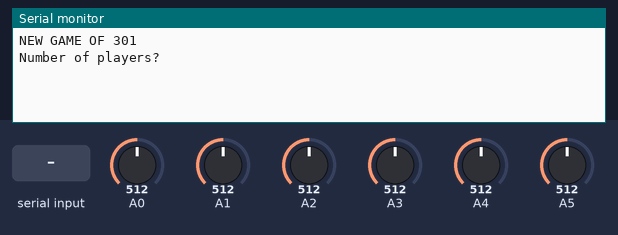
Recording of a program running on a simulated Arduino Uno, built with avr-gcc and run on an emulated ATmega328P. Parts: the last lines printed to the serial monitor. The inputs (shaded band) are chosen by the test bench; at power-on: A5 = 512, A0 = 512, A1 = 512, A2 = 512, A3 = 512, A4 = 512.

Above: at 0.9 s.
1.0 s: "90,45\n" received over Serial
At 2.0 s:
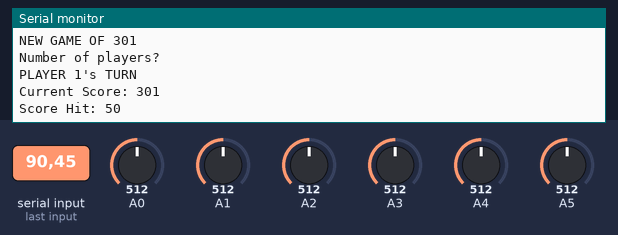
2.5 s: A5 set to 716
At 3.7 s:
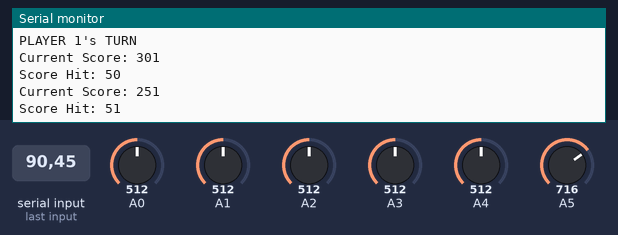
4.0 s: A5 set to 992
At 5.0 s:
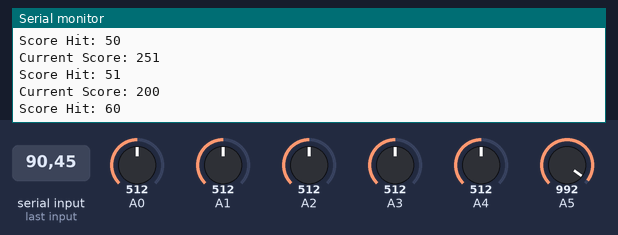
Timing chart, 0 to 7.0 s (numbered marks = the images above; inputs shaded):
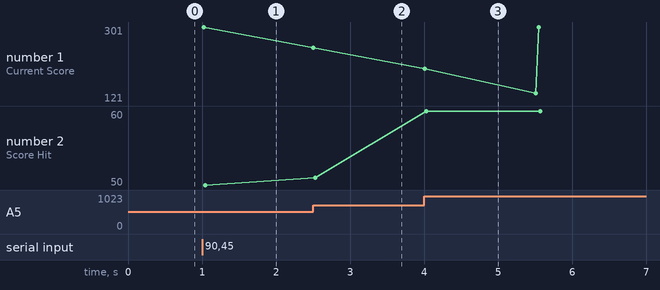

Measured:
- after the input at 1.0 s, the serial monitor: prints a new line at once (image 1)
- after the input at 2.5 s, the serial monitor: prints a new line at once (image 2)
- after the input at 4.0 s, the serial monitor: prints a new line at once (image 3)
- plotted number 2: 50 → 51 after the input at 2.5 s, 51 → 60 after the input at 4.0 s

The program:

main.cpp
```cpp
#include <Arduino.h>
#include <ArrayList.h>
#include "player.h"

#define LED 7

bool gameOver = false;
uint8_t testHitScore;

ArrayList<Player*> players;

//Checks voltage of analog input and determines what score it goes to
uint8_t getHit(uint8_t pin, uint8_t score1, uint8_t score2, uint8_t score3, uint8_t score4, uint8_t score5, uint8_t score6, uint8_t score7,  uint8_t score8) {
  float voltage = analogRead(pin) * (5.0/1024.0);
  if (voltage > 4.9) {
    return 0;
  }
  if (0.1 < voltage && voltage < 0.75) {
    testHitScore = score1;
    return score1;
  }
  if (0.8 < voltage && voltage < 1.2) {
    testHitScore = score2;
    return score2;
  }
  if (1.3 < voltage && voltage < 2.0) {
    testHitScore = score3;
    return score3;
  }
  if (2.1 < voltage && voltage < 2.9) {
    testHitScore = score4;
    return score4;
  }
  if (3.0 < voltage && voltage < 3.7) {
    testHitScore = score5;
    return score5;
  }
  if (3.8 < voltage && voltage < 4.3) {
    testHitScore = score6;
    return score6;
  }
  if (4.4 < voltage && voltage < 4.6) {
    testHitScore = score7;
    return score7;
  }
  if (4.65 < voltage && voltage < 4.85) {
    testHitScore = score8;
    return score8;
  }
}

//Gets an accurate score of the hit
uint8_t getHitScore() {
  while(true) {
    uint8_t analogA0 = getHit(A0, 1, 2, 3, 4, 5, 6, 7, 0);
    uint8_t analogA1 = getHit(A1, 8, 9, 10, 11, 12, 13, 14, 0);
    uint8_t analogA2 = getHit(A2, 15, 16, 17,18, 19, 20,21, 0);
    uint8_t analogA3 = getHit(A3, 22, 24, 25, 26, 27, 28, 30, 0);
    uint8_t analogA4 = getHit(A4, 32, 33, 34, 36, 38, 39, 40, 0);
    uint8_t analogA5 = getHit(A5, 42, 45, 48, 50, 51, 54, 57 ,60);
    if (analogA0 > 0 && analogA0 == testHitScore) {
      return analogA0;
    }
    if (analogA1 > 0 && analogA1 == testHitScore) {
      return analogA1;
    }
    if (analogA2 > 0 && analogA2 == testHitScore) {
      return analogA2;
    }
    if (analogA3 > 0 && analogA3 == testHitScore) {
      return analogA3;
    }
    if (analogA4 > 0 && analogA4 == testHitScore) {
      return analogA4;
    }
    if (analogA5 > 0 && analogA5 == testHitScore) {
      return analogA5;
    }
  }
}

void game301Setup() {
  Serial.println("NEW GAME OF 301");
  //Gets the number of players
  Serial.println("Number of players?");
  while(!Serial.available());
  int numPlayers = Serial.parseInt();
  //Creates player objects in players arraylist
  for (int i = 0; i < numPlayers; i++) {
    Player* player = new Player();
    players.add(player);
  }
  //Changes all players scores to 301
  for (int i = 0; i < players.size(); i++) {
    players[i]->score = 301;
  }
}

void game301() {
  //Program stops if game ends
  while(gameOver);
  //Loops through all players
  for (uint8_t i = 0; i < players.size(); i++) {
    Serial.println("PLAYER " + String(i + 1) + "'s TURN");
    Serial.println("Current Score: " + String(players[i]->score));
    //Loops through a players turn (3 turns a player)
    for (uint8_t turn = 0; turn < 3; turn++) {
      uint8_t hitScore = getHitScore();
      Serial.println("Score Hit: " + String(hitScore));
      players[i]->decreaseScore(hitScore);
      delay(1500);
      //Checks if player has won
      if (players[i]->score == 0) {
        Serial.println("GAMEOVER!");
        Serial.println("Player " + String(i + 1) + " has won.");
        gameOver = true;
        return;
      }
      Serial.println("Current Score: " + String(players[i]->score));
    }
  }
}

void setup() {
  Serial.begin(9600);
  pinMode(A0, INPUT);
  pinMode(A1, INPUT);
  pinMode(A2, INPUT);
  pinMode(A3, INPUT);
  pinMode(A4, INPUT);
  pinMode(A5, INPUT);
  game301Setup();
}

void loop() {
  game301();
}
```
